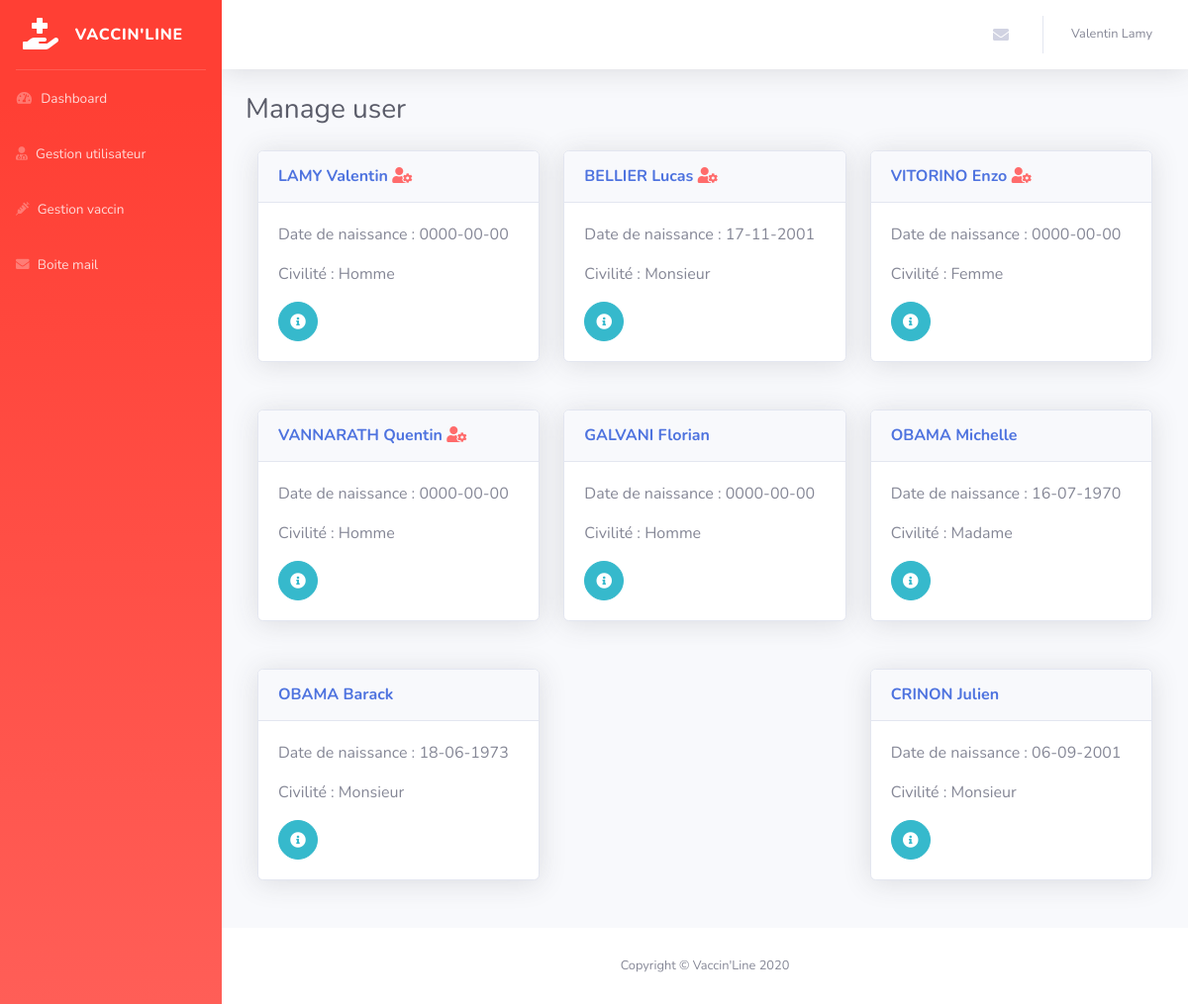
The page /admin/manage-user.php (signed in) on the database as committed earlier.
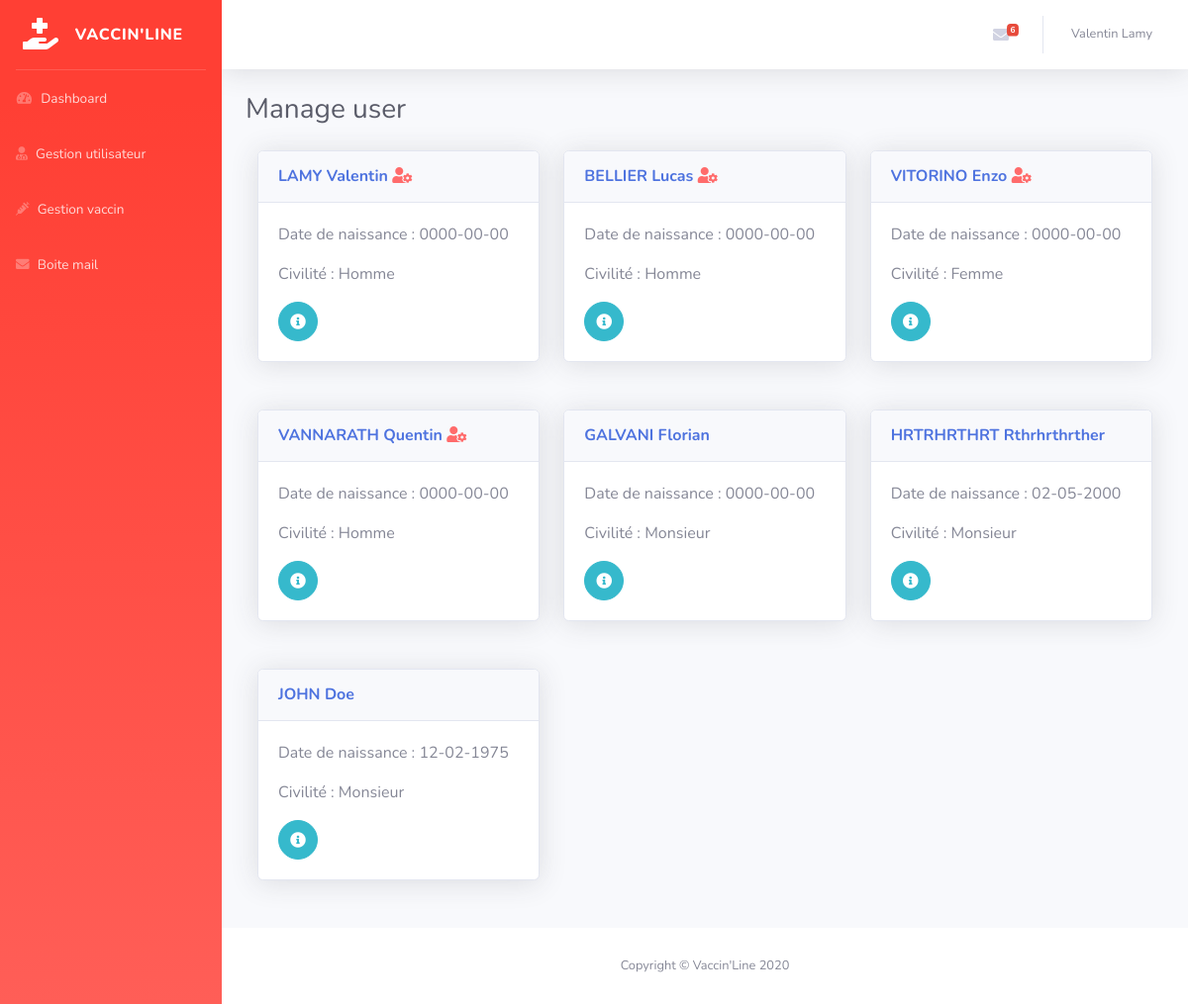
The same page on the database as committed later.
### tables this page shows
CREATE TABLE `vl_users` (
  `id` int(11) NOT NULL,
  `nom` varchar(150) NOT NULL,
  `prenom` varchar(150) NOT NULL,
  `password` varchar(255) NOT NULL,
  `email` varchar(120) NOT NULL,
  `status` int(11) NOT NULL DEFAULT 1,
  `token` varchar(255) DEFAULT NULL,
  `token_at` datetime DEFAULT NULL,
  `date_naissance` varchar(10) NOT NULL,
  `created_at` datetime NOT NULL,
  `civilite` varchar(100) NOT NULL,
  `role` varchar(10) NOT NULL,
  `age` int(3) NOT NULL
);

### inc/function.php (called while the page is built, shortened)
<?php
  function TotalNonLu($contacts)
  {
    $a = 0;
    foreach ($contacts as $contact) {
      if ($contact['lu'] == 'non') {
        ++$a;
      }
    }
    return $a;
  }
?>

### admin/manage-user.php (the view, shortened to what this page needs)
<?php
include('../inc/pdo.php');
include('../inc/function.php');
$title = 'Manage user';
$sql = "SELECT * FROM vl_contacts WHERE status = 1 AND lu = 'non'";
$query = $pdo->prepare($sql);
$query->execute();
$contacts = $query->fetchAll();
$sql = "SELECT * FROM vl_users WHERE status = 1";
$query = $pdo->prepare($sql);
$query->execute();
$users = $query->fetchAll();
include('inc/header-back.php');
 ?>
    <div class="container-fluid">
        <h1 class="h3 mb-4 text-gray-800"><?php echo $title; ?></h1>
        <div class="d-flex flex-wrap justify-content-between">
          <?php foreach ($users as $user) :?>
            <div class="col-xl-4 col-md-6 mb-4">
              <div class="card shadow mb-4">
                <div class="card-header py-3">
                  <h6 class="m-0 font-weight-bold text-primary"><?php echo mb_strtoupper($user['nom']) . ' ' . ucfirst($user['prenom']); if ($user['role'] == 'role_admin') {echo ' <i class="fas fa-user-cog" style="color: #ff6b6b;"></i>';}?></h6>
                </div>
                <div class="card-body">
                  <p>Date de naissance : <?php echo ucfirst($user['date_naissance']); ?></p>
                  <p>Civilité : <?php echo ucfirst($user['civilite']); ?></p>
                  <a href="single-user.php?id=<?php echo $user['id'] ?>" class="btn btn-info btn-circle">
                      <i class="fas fa-info-circle"></i>
                  </a>
                </div>
              </div>
            </div>
          <?php endforeach ;?>
        </div>
    </div>
<?php
include('inc/footer-back.php');

### admin/inc/header-back.php (shortened to what this page needs)
<!DOCTYPE html>
<html lang="fr">
<head>
    <link href="vendor/fontawesome-free/css/all.min.css" rel="stylesheet" type="text/css">
    <link href="asset/css/sb-admin-2.min.css" rel="stylesheet">
</head>
<body id="page-top">
    <div id="wrapper">
        <ul class="navbar-nav bg-gradient-primary sidebar sidebar-dark accordion" id="accordionSidebar">
            <a class="sidebar-brand d-flex align-items-center justify-content-center" href="index.html">
                <div class="sidebar-brand-icon ">
                    <i class="fas fa-hand-holding-medical"></i>
                </div>
                <div class="sidebar-brand-text mx-3">Vaccin'Line</div>
            </a>
            <hr class="sidebar-divider my-0">
            <li class="nav-item">
                <a class="nav-link" href="index.php">
                    <i class="fas fa-fw fa-tachometer-alt"></i>
                    <span>Dashboard</span></a>
                <a class="nav-link" href="manage-user.php">
                    <i class="fas fa-user-md"></i>
                    <span>Gestion utilisateur</span></a>
                <a class="nav-link" href="manage-vaccin.php">
                    <i class="fas fa-syringe"></i>
                    <span>Gestion vaccin</span></a>
                <a class="nav-link" href="list-mail.php">
                    <i class="fas fa-envelope"></i>
                    <span>Boite mail</span></a>
            </li>
        </ul>
        <div id="content-wrapper" class="d-flex flex-column">
            <div id="content">
                <nav class="navbar navbar-expand navbar-light bg-white topbar mb-4 static-top shadow">
                    <ul class="navbar-nav ml-auto">
                        <li class="nav-item dropdown no-arrow mx-1">
                            <a class="nav-link dropdown-toggle" href="#" id="messagesDropdown" role="button"
                                data-toggle="dropdown" aria-haspopup="true" aria-expanded="false">
                                <i class="fas fa-envelope fa-fw"></i>
                                  <?php if (TotalNonLu($contacts) > 0 ): ?>
                                    <span class="badge badge-danger badge-counter"><?php echo TotalNonLu($contacts) ?></span>
                                  <?php endif; ?>
                            </a>
                        </li>
                        <li class="nav-item dropdown no-arrow">
                            <a class="nav-link dropdown-toggle" href="#" id="userDropdown" role="button"
                                data-toggle="dropdown" aria-haspopup="true" aria-expanded="false">
                                <span class="mr-2 d-none d-lg-inline text-gray-600 small"><?php echo $_SESSION['user']['prenom'] . ' ' . $_SESSION['user']['nom']; ?></span>
                            </a>
                        </li>
                    </ul>
                </nav>

Rows that differ between the two databases and show on the page:
removed vl_users: nom "OBAMA", prenom "Michelle", date_naissance "16-07-1970", civilite "Madame"
removed vl_users: nom "OBAMA", prenom "Barack", date_naissance "18-06-1973", civilite "Monsieur"
removed vl_users: nom "CRINON", prenom "Julien", date_naissance "06-09-2001", civilite "Monsieur"
changed vl_users "BELLIER": date_naissance "17-11-2001" → "0000-00-00"; civilite "Monsieur" → "Homme"
changed vl_users "GALVANI": civilite "Homme" → "Monsieur"
now on this page (row edited): vl_users: nom "HRTRHRTHRT", prenom "Rthrhrthrther", date_naissance "02-05-2000", civilite "Monsieur"
added vl_users: nom "JOHN", prenom "Doe", date_naissance "12-02-1975", civilite "Monsieur"
Other text that changed with them:
TotalNonLu($contacts): (not shown) → "6"
